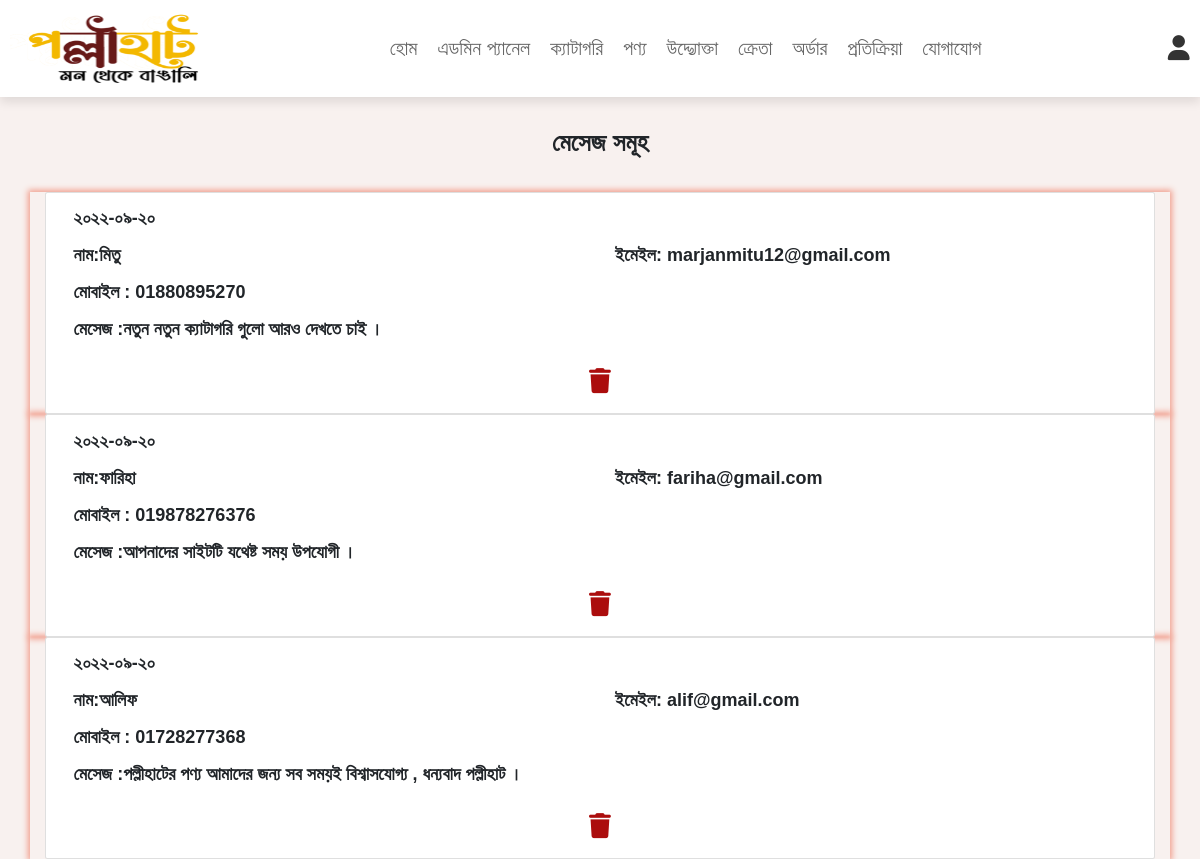
The app's page /admin/contact.php (signed in) with its own data.
### tables this page shows
CREATE TABLE `contact_us` (
  `id` int(11) NOT NULL,
  `name` varchar(255) NOT NULL,
  `email` varchar(75) NOT NULL,
  `mobile` varchar(20) NOT NULL,
  `comment` text NOT NULL,
  `added_on` date NOT NULL
);

### admin/includes/autoloader.inc.php (called while the page is built, shortened)
<?php
function myAutoLoader($className)
{
    $url = $_SERVER['HTTP_HOST'] . $_SERVER['REQUEST_URI'];
    if (strpos($url, 'includes') != false) {
        $path = '../classes/';
    } else {
        $path = 'classes/';
    }
    $extension = ".class.php";
    $fullpath = $path . $className . $extension;
}

### admin/classes/DbConnection.class.php (called while the page is built, shortened)
<?php
class DbConnection
{
    private $host = 'localhost';
    private $username = 'root';
    private $password = '';
    private $database = 'pollihaat';
    private static $instance = null;
    public $connection;
    private function __construct()
    {
        if (!isset($this->connection)) {
            $this->connection = new mysqli($this->host, $this->username, $this->password, $this->database);
        }
        return $this->connection;
    }
    public static function getInstance()
    {
        if (!self::$instance) {
            self::$instance = new DbConnection();
        }
        return self::$instance;
    }
    public function getConnection()
    {
        return $this->connection;
    }
}

### admin/classes/Contact.class.php (called while the page is built, shortened)
<?php
class Contact
{
    public $connection;
    public function __construct()
    {
        $conn = DbConnection::getInstance();
        $this->connection = $conn->getConnection();
    }
    public function selectContact()
    {
        $array = array();
        $sql = "SELECT * FROM contact_us order by added_on desc";
        $result = $this->connection->query($sql);
        while ($row = mysqli_fetch_assoc($result)) {
            $array[] = $row;
        }
        return $array;
    }
}

### classes/Converter.class.php (called while the page is built, shortened)
<?php
class Converter
{
    public static $bn = ["১", "২", "৩", "৪", "৫", "৬", "৭", "৮", "৯", "০"];
    public static $en = ["1", "2", "3", "4", "5", "6", "7", "8", "9", "0"];
    public static function en2bn($number)
    {
        return str_replace(self::$en, self::$bn, $number);
    }
}

### admin/contact.php (the view, shortened to what this page needs)
<?php
include "includes/header.php";
include "includes/autoloader.inc.php";
include "../classes/Converter.class.php";
?>
<body>
    <?php
$contact = new Contact();
$converter = new Converter();
$arr = $contact->selectContact();
if ($_SESSION['role'] == 0) {
    if (!empty($arr)) {?>
    <div class="row justify-content-center">
        <div class="row p-4 m-4">
            <h1 class="font-weight-bolder justify-content-center">মেসেজ সমূহ</h1>
        </div>
    </div>
    <?php foreach ($arr as $contact_data) {
        $time = $converter::en2bn($contact_data['added_on']);
        ?>
    <div class="container" style="font-size:18px;box-shadow: 0px 0px 6px 2px #f19d8b;">
        <div class="row justify-content-center">
            <div class="col-lg-12 font-weight-bolder">
                <div class="card">
                    <div class="card-body">
                        <div class="container">
                            <p><?php echo $time ?> </p>
                            <div class="row">
                                <div class="col-lg-6">
                                    <p> নাম:<?php echo $contact_data['name'] ?></p>
                                </div>
                                <div class="col-lg-6">
                                    <p> ইমেইল: <?php echo $contact_data['email'] ?></p>
                                </div>
                            </div>
                            <div class="row">
                                <div class="col-lg-12">
                                    <p> মোবাইল : <?php echo $contact_data['mobile'] ?></p>
                                </div>
                            </div>
                            <div class="row">
                                <div class="col-lg-6">
                                    <p> মেসেজ :<?php echo $contact_data['comment'] ?></p>
                                </div>
                            </div>
                            <div style="display:flex;justify-content:center ;">
                                <a href="includes/manageContact.inc.php?delete&id=<?php echo $contact_data['id']; ?>"
                                    class=""
                                    style="width:10%;text-align:center;cursor:pointer;color:#ab0d0d;margin-top:1rem;font-size:25px"
                                    onclick="return confirm('মেসেজ টি কী আপনি মুছে ফেলতে চান?');">
                                    <i class="fas fa-trash"></i>
                                </a>
                            </div>
                        </div>
                    </div>
                </div>
            </div>
            <br><br>
        </div>
    </div>
    <?php }} else {}}?>
    <?php include "includes/footer.php"?>

### css/admin_style.css (style rules this page uses)
* { font-family:'Noto Sans Bengali', sans-serif; }
:root { --pink: #e84393; --add-button: #554308; --add-btnhover: #b5973f; --table--tr: #d7bf7a; --btn-light: #e9d18a; --green: #06340f; --bg-color: #d0d0d0; --red: #9b2619; --orange: #f39c12; --black: #333; --white: #fff; --light-color: #666; --light-white: #ccc; --light-bg: #e2d8bc; --light-bg: #e2d8bc; --border: 0.2rem solid var(--black); --box-shadow: 0 0.5rem 1rem rgba(0, 0, 0, 0.1); --bg-color: #ddd3b7; --back-green: rgb(194, 240, 194); --btn-color: #554308; --btn-lit: #7c6414; --btn-hover: #836c27; --tr-color: #993721; --th-color: #701b08; --trhead-color: #d96046; --lighfont-color: #e49785; --shadow-color: #f19d8b; --btn-light: #cfb76e; --btn-p: #cfb76e; }
a { text-decoration: none; }
* { font-family: "Rubik", sans-serif; margin: 0; padding: 0; box-sizing: border-box; outline: none; border: none; text-decoration: none; transition: all 0.2s linear; }
html { font-size: 62.5%; overflow-x: hidden; scroll-behavior: smooth; scroll-padding-top: 6.5rem; }
body { background: #f5ebe8a8; }

### records on screen
contact_us: added_on "২০২২-০৯-২০", name "মিতু", email "marjanmitu12@gmail.com", mobile "01880895270", comment "নতুন নতুন ক্যাটাগরি গুলো আরও দেখতে চাই ।"
contact_us: added_on "২০২২-০৯-২০", name "ফারিহা", email "fariha@gmail.com", mobile "019878276376", comment "আপনাদের সাইটটি যথেষ্ট সময় উপযোগী ।"
contact_us: added_on "২০২২-০৯-২০", name "আলিফ", email "alif@gmail.com", mobile "01728277368", comment "পল্লীহাটের পণ্য আমাদের জন্য সব সময়ই বিশ্বাসযোগ্য , ধন্যবাদ পল্লীহাট ।"
